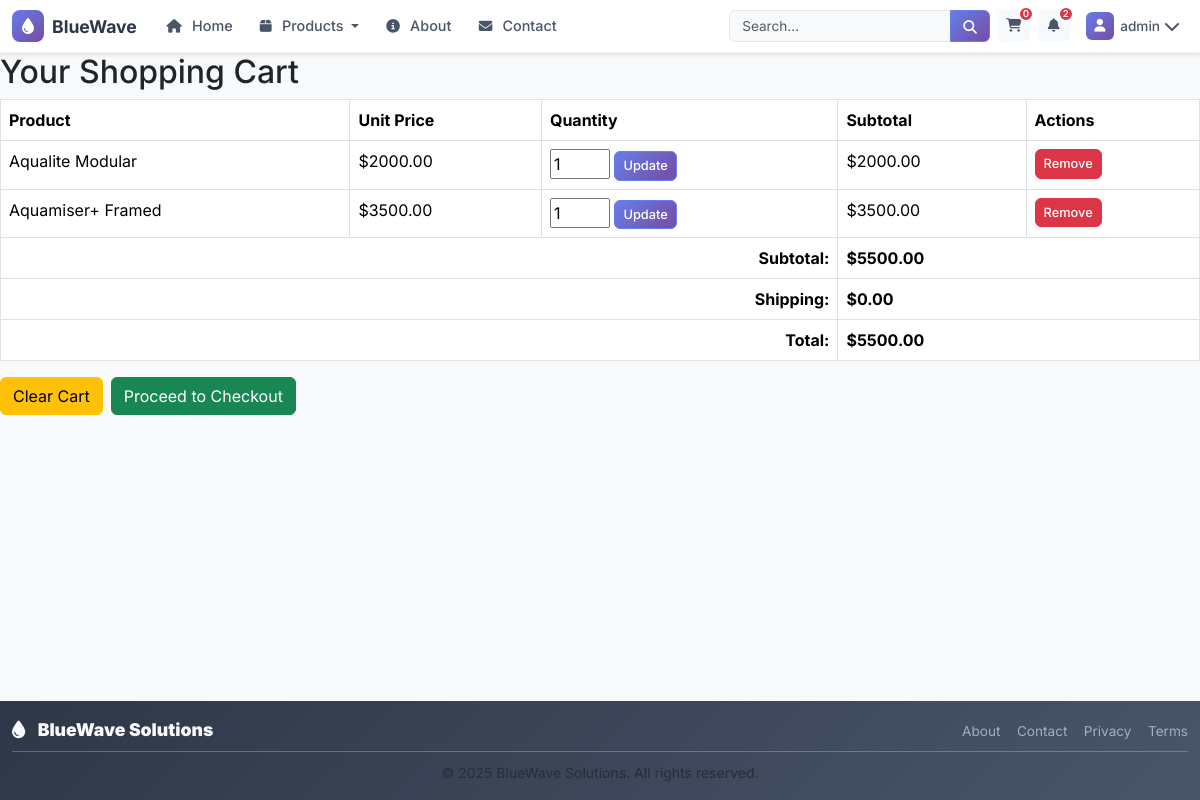
Screenshot of /cart/ (signed in) with the database file from the repository.
### accounts/models.py (models this page shows, shortened)
class CustomUser(AbstractUser):
    email = models.EmailField(
        verbose_name="email address",
        unique=True,
        help_text="Required. Enter a valid email address."
    )
    groups = models.ManyToManyField(
        Group,
        verbose_name="groups",
        blank=True,
        help_text="The groups this user belongs to.",
        related_name="customuser_set",
        related_query_name="customuser",
    )
    user_permissions = models.ManyToManyField(
        Permission,
        verbose_name="user permissions",
        blank=True,
        help_text="Specific permissions for this user.",
        related_name="customuser_permissions_set",
        related_query_name="customuser_permission",
    )
    USERNAME_FIELD = 'email'
    REQUIRED_FIELDS = ['username']  # Required when creating superuser via createsuperuser
    class Meta:
        verbose_name = "User"
        verbose_name_plural = "Users"

### cart/models.py (models this page shows, shortened)
class CartItem(models.Model):
    cart = models.ForeignKey(Cart, on_delete=models.CASCADE, related_name="items")
    product = models.ForeignKey(Product, on_delete=models.PROTECT)
    quantity = models.PositiveIntegerField(default=1)
    unit_price = models.DecimalField(max_digits=12, decimal_places=2, default=Decimal("0.00"))
    line_total = models.DecimalField(max_digits=12, decimal_places=2, default=Decimal("0.00"))
    added_at = models.DateTimeField(auto_now_add=True)
    updated_at = models.DateTimeField(auto_now=True)
    metadata = models.JSONField(blank=True, null=True, help_text="Optional per-item metadata (config, options)")
    class Meta:
        ordering = ("-updated_at",)
        unique_together = ("cart", "product")
        indexes = [
            models.Index(fields=["cart", "product"]),
        ]

### products/models.py (models this page shows, shortened)
class Product(models.Model):
    PRODUCT_TYPES = [
        ('desalination_unit', 'Desalination Unit'),
        ('accessory', 'Accessory'),
        ('replacement_part', 'Replacement Part'),
    ]
    name = models.CharField(max_length=200)
    description = models.TextField()
    product_category = models.ForeignKey(ProductCategory, on_delete=models.CASCADE, related_name='products')
    price = models.DecimalField(max_digits=10, decimal_places=2)
    product_type = models.CharField(max_length=20, choices=PRODUCT_TYPES, default='desalination_unit')
    capacity_gallons_per_day = models.IntegerField(null=True, blank=True, help_text="Water production capacity per day")
    power_consumption_watts = models.IntegerField(null=True, blank=True, help_text="Power consumption in watts")
    dimensions = models.CharField(max_length=100, blank=True, help_text="L x W x H in inches")
    weight_pounds = models.DecimalField(max_digits=6, decimal_places=2, null=True, blank=True)
    co2_savings_per_year = models.DecimalField(max_digits=8, decimal_places=2, null=True, blank=True, help_text="CO2 savings in kg per year")
    energy_source = models.CharField(max_length=50, default="Solar", help_text="Primary energy source")
    stock_quantity = models.IntegerField(default=0)
    is_active = models.BooleanField(default=True)
    is_featured = models.BooleanField(default=False)
    image = models.ImageField(upload_to='products/', null=True, blank=True)
    created_at = models.DateTimeField(auto_now_add=True)
    updated_at = models.DateTimeField(auto_now=True)
    class Meta:
        ordering = ['-created_at']

### cart/views.py (the view)
# urls.py: path('', views.cart_detail, name='cart_detail'),
@login_required
def cart_detail(request):
    try:
        cart = Cart.objects.get(user=request.user)
        cart_items = cart.items.select_related('product').all()
    except Cart.DoesNotExist:
        cart = None
        cart_items = []
    subtotal = sum(item.line_total for item in cart_items)
    shipping = 0 if subtotal > 500 else 25  # Free shipping over $500
    total = subtotal + shipping
    context = {
        'cart': cart,
        'cart_items': cart_items,
        'subtotal': subtotal,
        'shipping': shipping,
        'total': total,
        'page_title': 'Shopping Cart'
    }
    return render(request, 'cart/cart_detail.html', context)

### templates/cart/cart_detail.html (shortened to what this page needs)
{% extends "base.html" %}
{% block content %}
<h2>Your Shopping Cart</h2>
{% if cart_items %}
<table class="table table-bordered">
  <thead>
    <tr>
      <th>Product</th>
      <th>Unit Price</th>
      <th>Quantity</th>
      <th>Subtotal</th>
      <th>Actions</th>
    </tr>
  </thead>
  <tbody>
    {% for item in cart_items %}
    <tr>
      <td>{{ item.product.name }}</td>
      <td>${{ item.unit_price|floatformat:2 }}</td>
      <td>
        <form method="post" action="{% url 'cart:update_cart_item' item.id %}">
          <input
            type="number"
            name="quantity"
            value="{{ item.quantity }}"
            min="1"
            style="width: 60px"
          />
          <button type="submit" class="btn btn-sm btn-primary">Update</button>
        </form>
      </td>
      <td>${{ item.line_total|floatformat:2 }}</td>
      <td>
        <form method="post" action="{% url 'cart:remove_from_cart' item.id %}">
          <button type="submit" class="btn btn-sm btn-danger">Remove</button>
        </form>
      </td>
    </tr>
    {% endfor %}
    <tr>
      <td colspan="3" class="text-end"><strong>Subtotal:</strong></td>
      <td colspan="2"><strong>${{ subtotal|floatformat:2 }}</strong></td>
    </tr>
    <tr>
      <td colspan="3" class="text-end"><strong>Shipping:</strong></td>
      <td colspan="2"><strong>${{ shipping|floatformat:2 }}</strong></td>
    </tr>
    <tr>
      <td colspan="3" class="text-end"><strong>Total:</strong></td>
      <td colspan="2"><strong>${{ total|floatformat:2 }}</strong></td>
    </tr>
  </tbody>
</table>
<div class="d-flex gap-2">
  <form method="post" action="{% url 'cart:clear_cart' %}">
    <button type="submit" class="btn btn-warning">Clear Cart</button>
  </form>
  <a href="{% url 'cart:checkout' %}" class="btn btn-success"
    >Proceed to Checkout</a
  >
</div>
{% endif %}
{% endblock %}

### templates/base.html (shortened to what this page needs)
{% load static %}
<!DOCTYPE html>
<html lang="en">
  <head>
    <link
      href="https://cdn.jsdelivr.net/npm/bootstrap@5.3.2/dist/css/bootstrap.min.css"
      rel="stylesheet"
    />
    <link
      rel="stylesheet"
      href="https://cdnjs.cloudflare.com/ajax/libs/font-awesome/6.4.0/css/all.min.css"
    />
    <link rel="stylesheet" href="{% static 'css/auth.css' %}" />
  </head>
  <body class="d-flex flex-column min-vh-100">
    <nav
      class="navbar navbar-expand-lg navbar-light bg-white shadow-sm sticky-top"
    >
      <div class="container">
        <a class="navbar-brand" href="{% url 'core:landing_page' %}">
          <div class="brand-container">
            <div class="brand-icon">
              <i class="fas fa-tint"></i>
            </div>
            <div class="brand-text">
              <span class="brand-name">BlueWave</span>
            </div>
          </div>
        </a>
        <div class="collapse navbar-collapse" id="navbarNav">
          <ul class="navbar-nav me-auto">
            <li class="nav-item">
              <a class="nav-link" href="{% url 'core:landing_page' %}">
                <i class="fas fa-home"></i>
                <span class="nav-text">Home</span>
              </a>
            </li>
            <li class="nav-item dropdown">
              <a
                class="nav-link dropdown-toggle"
                href="#"
                id="productsDropdown"
                role="button"
                data-bs-toggle="dropdown"
                aria-expanded="false"
              >
                <i class="fas fa-box"></i>
                <span class="nav-text">Products</span>
              </a>
            </li>
            <li class="nav-item">
              <a class="nav-link" href="{% url 'core:about' %}">
                <i class="fas fa-info-circle"></i>
                <span class="nav-text">About</span>
              </a>
            </li>
            <li class="nav-item">
              <a class="nav-link" href="{% url 'core:contact' %}">
                <i class="fas fa-envelope"></i>
                <span class="nav-text">Contact</span>
              </a>
            </li>
          </ul>
          <div class="search-container me-2">
            <form
              class="search-form"
              method="get"
              action="{% url 'products:product_list' %}"
            >
              <div class="input-group">
                <input
                  type="search"
                  name="search"
                  class="form-control search-input"
                  placeholder="Search..."
                  value="{{ request.GET.search|default:'' }}"
                />
                <button class="btn search-btn" type="submit">
                  <i class="fas fa-search"></i>
                </button>
              </div>
            </form>
          </div>
          <div class="user-actions d-flex align-items-center">
            {% if user.is_authenticated %}
            <a
              href="{% url 'cart:cart_detail' %}"
              class="nav-icon-link me-2"
              title="Shopping Cart"
            >
              <i class="fas fa-shopping-cart"></i>
              <span class="icon-badge" id="cart-count">0</span>
            </a>
            <div class="dropdown me-2">
              <a
                href="#"
                class="nav-icon-link"
                data-bs-toggle="dropdown"
                title="Notifications"
                aria-expanded="false"
              >
                <i class="fas fa-bell"></i>
                <span class="icon-badge">2</span>
              </a>
            </div>
            <div class="dropdown">
              <a
                href="#"
                class="user-dropdown-toggle"
                data-bs-toggle="dropdown"
                title="Account Menu"
                aria-expanded="false"
              >
                <div class="user-avatar">
                  <i class="fas fa-user"></i>
                </div>
                <span class="user-name d-none d-lg-inline"
                  >{{ user.get_full_name|default:user.username }}</span
                >
                <i class="fas fa-chevron-down ms-1 d-none d-lg-inline"></i>
              </a>
            </div>
            {% endif %}
          </div>
        </div>
      </div>
    </nav>
    <main class="flex-fill">
       {% block content %}{% endblock %}
    </main>
    <footer class="footer py-3 bg-dark text-light mt-auto">
      <div class="container">
        <div class="row align-items-center">
          <div class="col-md-6">
            <div class="footer-brand">
              <i class="fas fa-tint me-2"></i>
              <strong>BlueWave Solutions</strong>
            </div>
          </div>
          <div class="col-md-6 text-md-end">
            <div class="footer-links">
              <a href="{% url 'core:about' %}" class="footer-link">About</a>
              <a href="{% url 'core:contact' %}" class="footer-link">Contact</a>
              <a href="#" class="footer-link">Privacy</a>
              <a href="#" class="footer-link">Terms</a>
            </div>
          </div>
        </div>
        <hr class="my-2 opacity-25" />
        <div class="row">
          <div class="col-12 text-center">
            <small class="text-muted">
              &copy; 2025 BlueWave Solutions. All rights reserved.
            </small>
          </div>
        </div>
      </div>
    </footer>
  </body>
</html>

### static/css/auth.css (style rules this page uses)
a { transition: color 0.2s ease; }

### rows the page displays
CustomUser: get_full_name "admin"
CartItem: product.name "Aqualite Modular", unit_price "2000.00", quantity "1", line_total "2000.00"
CartItem: product.name "Aquamiser+ Framed", unit_price "3500.00", quantity "1", line_total "3500.00"

### other values shown
{{ subtotal|floatformat:2 }} "5500.00"
{{ shipping|floatformat:2 }} "0.00"
{{ total|floatformat:2 }} "5500.00"
